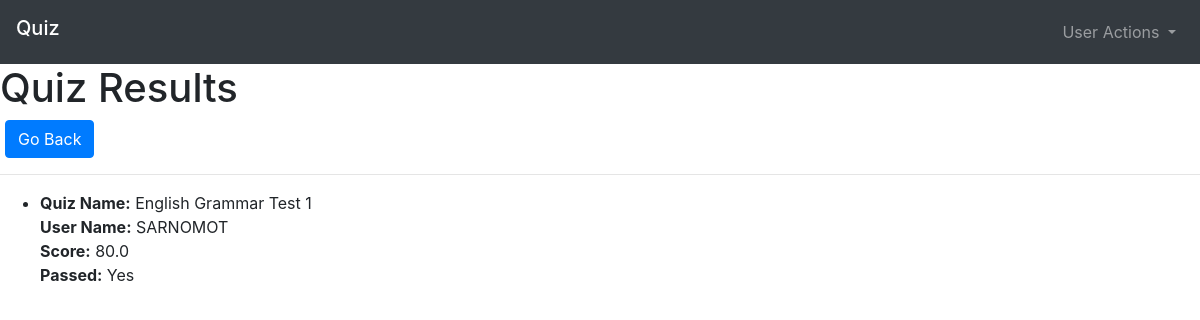
Screenshot of /results/2 with the database file from the repository.
### quiz/models.py (models this page shows, shortened)
class Result(models.Model):
    quiz = models.ForeignKey(Quiz, on_delete=models.CASCADE)
    user = models.ForeignKey(User, on_delete=models.CASCADE)
    score = models.FloatField()
    passed = models.BooleanField(default=False)

class Quiz(models.Model):
    name = models.CharField(max_length=100)
    image = models.ImageField(null=True, blank=True, upload_to='images/')
    topic = models.CharField(max_length=50)
    number_of_questions = models.IntegerField()
    time = models.IntegerField(help_text="duration of the quiz should finish")
    required_score = models.IntegerField(help_text="required score to pass the exam")
    difficulty = models.CharField(max_length=6, choices=DIFF_CHOICES)

class User(AbstractUser):
    pass

### quiz/views.py (the view)
# urls.py: path('results/<int:quiz_id>', views.results_view, name='results')
def results_view(request, quiz_id):
    quiz = Quiz.objects.get(pk=quiz_id)
    results = Result.objects.filter(quiz=quiz).order_by('pk').reverse()
    return render(request, 'quiz/results.html', {
        'quiz': quiz,
        'results': results,
        'passed': results.first().passed
    })

### quiz/templates/quiz/results.html (shortened to what this page needs)
{% extends 'quiz/layout.html' %}
{% load static %}
{% block body %}
    <h1>Quiz Results</h1>
    <div style="padding-left: 5px;">
        <a href="{% url 'quiz:index' %}" class="btn btn-primary" >Go Back</a>
    </div>
    <hr>
    <ul>
        {% if result.user == result.user.username %}
            {% for result in results %}
                <li>
                    <strong>Quiz Name:</strong> {{ result.quiz.name }}<br>
                    <strong>User Name:</strong> {{ result.user.username }}<br>
                    <strong>Score:</strong> {{ result.score }}<br>
                    {% if result.passed == True%}
                        <strong>Passed:</strong> Yes
                    {% else %}
                        <strong>Passed:</strong> No
                    {% endif %}
                </li>
            {% endfor %}
        {% endif %}
    </ul>
{% endblock %}

### rows the page displays
Result: quiz.name "English Grammar Test 1", user.username "SARNOMOT", score "80.0", shows "Passed:", passed "Yes"
